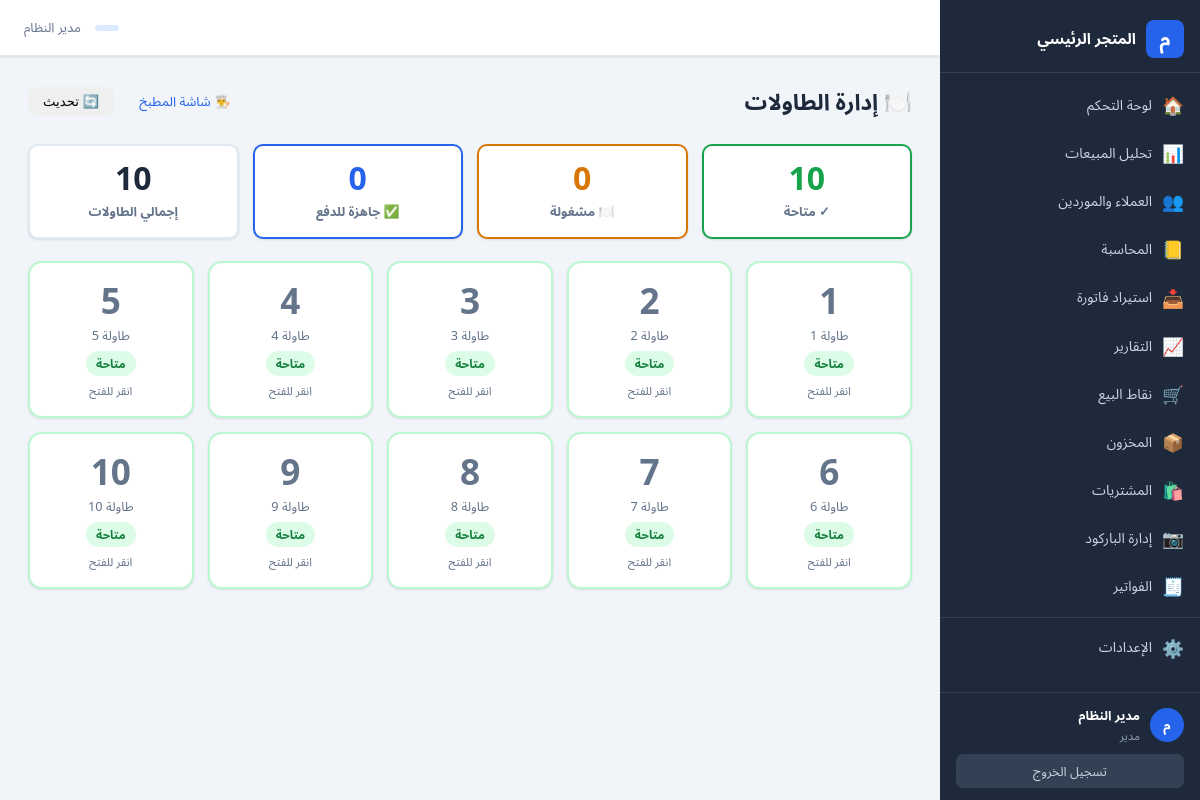
The app's page /tables (signed in) with its own data.
### tables this page shows
CREATE TABLE businesses (
    id              INTEGER PRIMARY KEY AUTOINCREMENT,
    name            TEXT    NOT NULL,
    name_en         TEXT,
    tax_number      TEXT,
    cr_number       TEXT,                          -- السجل التجاري
    phone           TEXT,
    email           TEXT,
    address         TEXT,
    city            TEXT,
    country         TEXT    DEFAULT 'YE',
    currency        TEXT    DEFAULT 'YER',         -- العملة الافتراضية
    fiscal_year_start TEXT  DEFAULT '01-01',       -- بداية السنة المالية
    logo_path       TEXT,
    is_active       INTEGER DEFAULT 1,
    created_at      TEXT    DEFAULT (datetime('now')),
    updated_at      TEXT    DEFAULT (datetime('now'))
, industry_type TEXT DEFAULT 'retail');

CREATE TABLE users (
    id              INTEGER PRIMARY KEY AUTOINCREMENT,
    business_id     INTEGER NOT NULL REFERENCES businesses(id) ON DELETE CASCADE,
    role_id         INTEGER NOT NULL REFERENCES roles(id),
    username        TEXT    NOT NULL,
    full_name       TEXT,
    email           TEXT,
    phone           TEXT,
    password_hash   TEXT    NOT NULL,
    is_active       INTEGER DEFAULT 1,
    last_login      TEXT,
    created_at      TEXT    DEFAULT (datetime('now')), branch_id INTEGER REFERENCES warehouses(id), level TEXT NOT NULL DEFAULT 'manager',
    UNIQUE(business_id, username)
);

CREATE TABLE roles (
    id              INTEGER PRIMARY KEY AUTOINCREMENT,
    business_id     INTEGER NOT NULL REFERENCES businesses(id) ON DELETE CASCADE,
    name            TEXT    NOT NULL,              -- مدير، محاسب، أمين مخزن، كاشير...
    permissions     TEXT    NOT NULL DEFAULT '{}', -- JSON: {"sales":true,"reports":false,...}
    is_system       INTEGER DEFAULT 0,             -- أدوار النظام لا تُحذف
    created_at      TEXT    DEFAULT (datetime('now'))
);

### app_monolith_backup.py (the view)
@app.route("/tables")
@onboarding_required
def tables():
    db     = get_db()
    biz_id = session["business_id"]
    row = db.execute(
        "SELECT value FROM settings WHERE business_id=? AND key='table_count'",
        (biz_id,)
    ).fetchone()
    table_count = int(row["value"]) if row else 10
    open_orders = db.execute(
        """SELECT i.id, i.party_name, i.status, i.subtotal, i.total, i.created_at,
                  COUNT(il.id) AS items_count
           FROM invoices i
           LEFT JOIN invoice_lines il ON il.invoice_id = i.id
           WHERE i.business_id=? AND i.invoice_type='table'
             AND i.status IN ('draft','partial','issued')
           GROUP BY i.id""",
        (biz_id,)
    ).fetchall()
    open_map = {o["party_name"]: dict(o) for o in open_orders}
    products = db.execute(
        """SELECT p.id, p.name, p.sale_price, p.category_name, p.barcode,
                  COALESCE(s.quantity, 0) AS stock_qty
           FROM products p
           LEFT JOIN stock s ON s.product_id = p.id
           WHERE p.business_id=? AND p.is_active=1 AND p.is_pos=1
           ORDER BY p.category_name, p.name LIMIT 300""",
        (biz_id,)
    ).fetchall()
    tables_list = []
    for i in range(1, table_count + 1):
        name  = f"طاولة {i}"
        order = open_map.get(name)
        tables_list.append({
            "number": i,
            "name":   name,
            "status": ("ready"    if order and order["status"] == "issued"
                       else "occupied" if order else "free"),
            "order":  order,
        })
    stats = {
        "free":     sum(1 for t in tables_list if t["status"] == "free"),
        "occupied": sum(1 for t in tables_list if t["status"] == "occupied"),
        "ready":    sum(1 for t in tables_list if t["status"] == "ready"),
    }
    return render_template(
        "tables.html",
        tables=tables_list,
        products=[dict(p) for p in products],
        stats=stats,
        table_count=table_count,
    )

### app_monolith_backup.py (called while the page is built)
def get_sidebar_key(industry_type: str) -> str:
    if industry_type.startswith("retail_"):    return "retail"
    if industry_type.startswith("wholesale_"): return "wholesale"
    if industry_type.startswith("food_"):      return "restaurant"
    if industry_type in ("restaurant", "cafe", "coffeeshop"): return "restaurant"
    return industry_type

def get_db() -> sqlite3.Connection:
    if "db" not in g:
        g.db = sqlite3.connect(DB_PATH)
        g.db.row_factory = sqlite3.Row
        g.db.execute("PRAGMA foreign_keys = ON")
    return g.db

def generate_csrf_token() -> str:
    if "csrf_token" not in session:
        session["csrf_token"] = secrets.token_hex(32)
    return session["csrf_token"]

def onboarding_required(f):
    @wraps(f)
    def decorated(*args, **kwargs):
        if "user_id" not in session:
            return redirect(url_for("auth_login"))
        if not session.get("business_id"):
            return redirect(url_for("onboarding"))
        return f(*args, **kwargs)
    return decorated

@app.context_processor
def inject_globals():
    return {
        "current_user":    g.user,
        "current_business": g.business,
        "sidebar_items":   g.sidebar_items,
        "user_perms":      g.user_perms,
        "industry_types":  INDUSTRY_TYPES,
        "request":         request,
        "now_date":        datetime.now().strftime("%Y-%m-%d"),
        "csrf_token":      generate_csrf_token(),
    }

@app.after_request
def add_security_headers(response):
    response.headers["X-Frame-Options"]        = "SAMEORIGIN"
    response.headers["X-Content-Type-Options"] = "nosniff"
    response.headers["X-XSS-Protection"]       = "1; mode=block"
    response.headers["Referrer-Policy"]        = "strict-origin-when-cross-origin"
    response.headers["Content-Security-Policy"] = (
        "default-src 'self'; "
        "script-src 'self' 'unsafe-inline' cdn.jsdelivr.net unpkg.com; "
        "style-src 'self' 'unsafe-inline' cdn.jsdelivr.net fonts.googleapis.com; "
        "font-src 'self' fonts.gstatic.com data:; "
        "img-src 'self' data: blob:; "
        "connect-src 'self';"
    )
    return response

### templates/tables.html (shortened to what this page needs)
{% extends "base.html" %}
{% block content %}
<div class="page-header">
  <h2 class="page-title">🍽️ إدارة الطاولات</h2>
  <div class="page-header-actions">
    <a href="/kitchen" class="btn btn-secondary btn-sm">👨‍🍳 شاشة المطبخ</a>
    <button class="btn btn-secondary btn-sm" onclick="location.reload()">🔄 تحديث</button>
  </div>
</div>
<div class="rest-stats">
  <div class="rest-stat-card stat-free">
    <span class="stat-num">{{ stats.free }}</span>
    <span class="stat-label">✓ متاحة</span>
  </div>
  <div class="rest-stat-card stat-occupied">
    <span class="stat-num">{{ stats.occupied }}</span>
    <span class="stat-label">🍽️ مشغولة</span>
  </div>
  <div class="rest-stat-card stat-ready">
    <span class="stat-num">{{ stats.ready }}</span>
    <span class="stat-label">✅ جاهزة للدفع</span>
  </div>
  <div class="rest-stat-card stat-total">
    <span class="stat-num">{{ table_count }}</span>
    <span class="stat-label">إجمالي الطاولات</span>
  </div>
</div>
<div class="tables-grid">
  {% for table in tables %}
  <div class="table-card {{ table.status }}"
       onclick="handleTableClick('{{ table.name }}',
         {{ table.order.id if table.order else 'null' }},
         '{{ table.status }}',
         {{ table.order.total if table.order else 0 }},
         {{ table.order.items_count if table.order else 0 }})">
    <div class="table-num">{{ table.number }}</div>
    <div class="table-name">{{ table.name }}</div>
    {% if table.status == 'free' %}
      <div class="table-status-badge badge-free">متاحة</div>
      <div class="table-action-hint">انقر للفتح</div>
    {% elif table.status == 'occupied' %}
      <div class="table-status-badge badge-occupied">
        🍽️ {{ table.order.items_count }} صنف
      </div>
      <div class="table-total">{{ '%.2f'|format(table.order.total) }}</div>
    {% elif table.status == 'ready' %}
      <div class="table-status-badge badge-ready">✅ جاهزة للدفع</div>
      <div class="table-total">{{ '%.2f'|format(table.order.total) }}</div>
    {% endif %}
  </div>
  {% endfor %}
</div>
{% endblock %}

### templates/base.html (shortened to what this page needs)
<!DOCTYPE html>
<html lang="ar" dir="rtl">
<head>
  <link rel="stylesheet" href="{{ url_for('static', filename='css/main.css') }}">
</head>
<body>
{% if current_user and current_business %}
<div class="app-layout">
  <aside class="sidebar" id="sidebar">
    <div class="sidebar-logo">
      <div class="logo-icon">م</div>
      <div class="logo-text">
        <strong>{{ current_business.name }}</strong>
      </div>
    </div>
    <div class="sidebar-section">
      <ul class="sidebar-nav" id="nav-main">
        {% for item in sidebar_items %}
          {% if item.key == 'settings' %}
            <li><div class="sidebar-divider"></div></li>
          {% endif %}
          <li>
            <a href="{{ item.url }}"
               {% if request.path == item.url %}class="active"{% endif %}>
              <span class="nav-icon">{{ item.icon }}</span>
              {{ item.label }}
            </a>
          </li>
        {% endfor %}
      </ul>
    </div>
    <div class="sidebar-footer">
      <div class="user-info">
        <div class="avatar">{{ (current_user.full_name or current_user.username)[0] }}</div>
        <div class="user-meta">
          <strong>{{ current_user.full_name or current_user.username }}</strong>
          <span>{{ current_user.role_name or 'مستخدم' }}</span>
        </div>
      </div>
      <a href="{{ url_for('auth_logout') }}" class="logout-btn">تسجيل الخروج</a>
    </div>
  </aside>
  <div class="main-content">
    <header class="topbar">
      <div class="topbar-right">
        <span class="topbar-biz-badge">
        </span>
        <span style="font-size:.82rem; color:#64748b;">
          {{ current_user.full_name or current_user.username }}
        </span>
      </div>
    </header>
    <main class="page-content">
      {% block content %}{% endblock %}
    </main>
  </div>
</div>
{% else %}
  {% block auth_content %}{% endblock %}
{% endif %}
</body>
</html>

### records on screen
businesses: name "المتجر الرئيسي"
users: full_name "م", full_name "مدير النظام"
roles: name "مدير"

### other values on screen
{{ item.icon }} "🏠" "📊" "👥" "📒" "📥" "📈" "🛒" "📦" "🛍️" "📷" "🧾" "⚙️"
{{ item.label }} "لوحة التحكم" "تحليل المبيعات" "العملاء والموردين" "المحاسبة" "استيراد فاتورة" "التقارير" "نقاط البيع" "المخزون" "المشتريات" "إدارة الباركود" "الفواتير" "الإعدادات"
{{ stats.free }} "10"
{{ stats.occupied }} "0"
{{ stats.ready }} "0"
{{ table_count }} "10"
{{ table.number }} "1" "2" "3" "4" "5" "6" "7" "8" "9" "10"
{{ table.name }} "طاولة 1" "طاولة 2" "طاولة 3" "طاولة 4" "طاولة 5" "طاولة 6" "طاولة 7" "طاولة 8" "طاولة 9" "طاولة 10"
